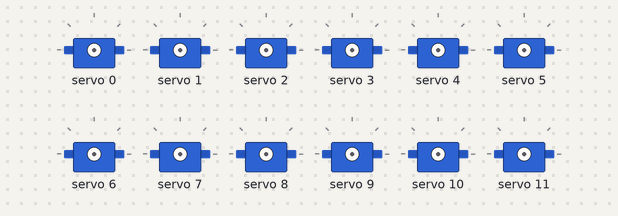
The sketch below on a simulated Arduino Uno, built with avr-gcc and run on an emulated ATmega328P. Shown: 12 × servo. What the sketch prints to the serial monitor is not drawn. At 11.8 s the program stops and its outputs stay as they are.

Above: at 0.0 s.
At 10.1 s:
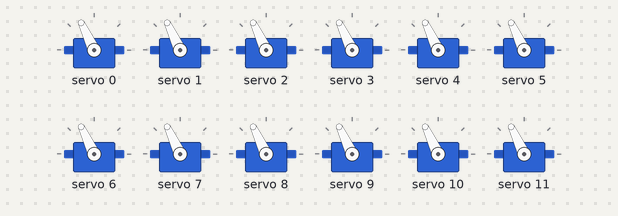
At 11.5 s:
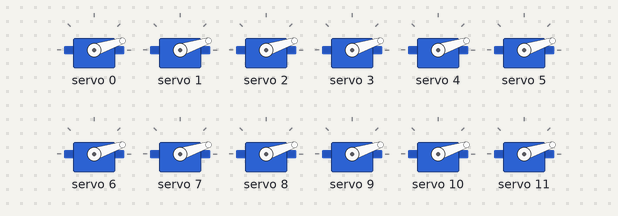
Timing chart, 0 to 13.0 s (numbered marks = the images above):
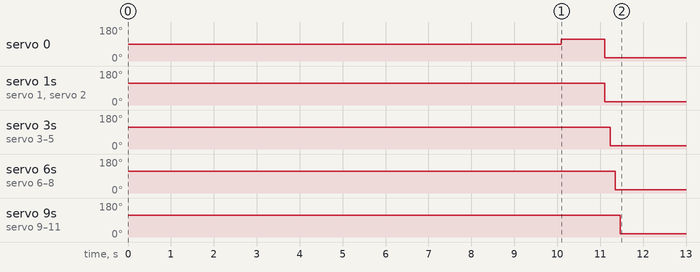

The sketch:

Morphex_V004.ino
```cpp
#include "Morphex_Utils.h"

Morphex_Utils Morphex;

int offsets[NUM_SERVOS] = { 0, 0, 0, 0, 0, 0, 0, 0, 0, 0, 0, 0, 0, 0, 0, 0, 0, 0};

void setup() {

  Serial.begin(115200);

  Morphex.begin(offsets);

}

void loop() {

  Morphex.stretch();
  delay(1000);

}
```

Morphex_Utils.cpp
```cpp
#include "Morphex_Utils.h"

void Morphex_Utils::begin(int *offsets) {

  for (int i = 0; i < NUM_SERVOS; i++) {
    _offsets[i] = *(offsets + i);
  }

  for (int i = 0; i < NUM_SERVOS; i++) {
    servos[i].number = i;
    if (i == 0 || i == 3 || i == 6 || i == 9 || i == 12 || i == 15) {
      servos[i].type = TABIA;
    } else if (i == 1 || i == 4 || i == 7 || i == 10 || i == 13 || i == 16) {
      servos[i].type = FEMUR;
    } else if (i == 2 || i == 5 || i == 8 || i == 11 || i == 14 || i == 17) {
      servos[i].type = COXA;
    } else if ((i % 2 == 0) && i > 17) {
      servos[i].type = ELBOW;
    } else if (i == 30) {
      servos[i].type = WALROLE;
    } else {
      servos[i].type = SHOULDER;
    }
    Serial.print("\n[INF]\t[SETUP]\tServo #" + (String)i + " has type " + (String)servos[i].type);
  }

#ifdef DEBUG
  Serial.println("\n[WARN]\t[SETUP]\tDebug mode is active, servos will probably move slowly and time-related functions might not work as intended!");
  Serial.println("\t\tTo disable debug mode, comment out line 12 in Morphex_Utils");
  Serial.print("\t\tResuming setup in ");

  for (int i = 10; i > 0; i--) {
    Serial.print(i);
    delay(250);
    for (int j = 0; j < 3; j++) {
      Serial.print('.');
      delay(250);
    }
  }
  Serial.print("\n[INF]\t[SETUP]\tStarting PWM ... ");
#endif
  pwm.begin();
  pwm.begin();
#ifdef DEBUG
  Serial.println("Done!");
  Serial.print("[INF]\t[SETUP]\tSetting PWM frequency to ");
  Serial.print(PWM_FREQ);
  Serial.print(" Hz ... ");
#endif
  pwm.setPWMFreq(PWM_FREQ);
#ifdef DEBUG
  Serial.println("Done!");
  Serial.print("[INF]\t[SETUP]\tSetting all servos to default position ... ");
#endif
  reset();
#ifdef DEBUG
  Serial.println("Done!");
  Serial.println("[INF]\t[SETUP]\tSuccesfully started!");
#endif
}

void Morphex_Utils::reset() {
  for (int i = 0; i < NUM_SERVOS; i++)
  {
    pwmove(i, 90 + _offsets[i]);
  }

  delay(1000);

#ifdef DEBUG
  Serial.print("\n[INF]\t[RESET]\tResetting all variables ... ");
#endif
  origin.x = 0;
  origin.y = 0;
  origin.z = 0;

  for (int i = 0; i < NUM_LEGS; i++)
  {
    legs[i].number = i;
    legs[i].move = false;
    legs[i].x = 0;
    legs[i].y = 0;
    legs[i].z = 0;
  }
}

void Morphex_Utils::moveServo (uint8_t number, int deg, bool smooth, float speed) {

}

angleLeg* Morphex_Utils::traceLeg (uint8_t leg, float x, float y, float z, int resolution, uint8_t shape) {

  if ((legs[leg].x != x) || (legs[leg].y != y) || (legs[leg].z != z)) {
    pointLeg* path = new pointLeg[resolution];
    angleLeg* anglePath = new angleLeg[resolution];

    if (shape == 0) {
#ifdef DEBUG
      Serial.print("\n[INF]\t[TRACE]\tTracing leg #" + (String)leg + " from [" + (String)legs[leg].x + "; " + (String)legs[leg].y + "; " + (String)legs[leg].z + "] to [" + (String)x + "; " + (String)y + "; " + (String)z + "]");
#endif
      float stepX = (x - legs[leg].x) / (float)(resolution - 1);
      float stepY = (y - legs[leg].y) / (float)(resolution - 1);
      float stepZ = (z - legs[leg].z) / (float)(resolution - 1);
      Serial.print("\n\t\tStep:\t");
      Serial.print(stepX, 8);
      Serial.print("\t");
      Serial.print(stepY, 8);
      Serial.print("\t");
      Serial.print(stepZ, 8);
      Serial.println();
      for (int i = 0; i < resolution; i++) {
        path[i].x = stepX * (float)i + legs[leg].x;
        path[i].y = stepY * (float)i + legs[leg].y;
        path[i].z = stepZ * (float)i + legs[leg].z;
                Serial.print("\n\t\tPath:\t" + (String)path[i].x + "\t" + (String)path[i].y + "\t" + (String)path[i].z + "\t");
      }
    }

    legs[leg].x = x;
    legs[leg].y = y;
    legs[leg].z = z;

#ifdef DEBUG
    Serial.print("\n\t\tTrace parameters:\tL1\tL\tgamma\talpha\tbeta");
#endif

    for (int i = 0; i < resolution; i++) {
      float L1 = sqrt(pow(path[i].x, 2) + pow(path[i].y, 2));
      float L = sqrt(pow(path[i].z, 2) + pow((L1 - Coxa), 2));

      float gamma = atan2(path[i].x, path[i].y);
      anglePath[i].gamma = RadDeg(gamma) + 45 ;

      float alpha_1 = acos( path[i].z / L );
      float alpha_2 = acos( (pow(L, 2) + sq(Femur) - pow(Tibia, 2) ) / (2 * Femur * L) );
      float alpha = alpha_1 + alpha_2;
      anglePath[i].alpha = RadDeg(alpha);

      float beta = acos( (pow(Tibia, 2) + pow(Femur, 2) - pow(L, 2) ) / (2 * Tibia * Femur) );
      anglePath[i].beta = RadDeg(beta);

#ifdef DEBUG
      Serial.print("\n\t\t\t\t\t" + (String)L1 + "\t" + (String)L + "\t" + (String)anglePath[i].gamma + "\t" + (String)anglePath[i].alpha + "\t" + (String)anglePath[i].beta);
#endif
    }

    delete path;

    return anglePath;
  } else {
    Serial.print("\n[WARN]\t[TRACE]\t No new path!!");
    angleLeg* anglePath = new angleLeg[0];
    return anglePath;
  }
}


void Morphex_Utils::setLegs(leg *legs, uint8_t shape) {
  const int resolution = 50;
  uint8_t totalMove = 0;
  uint8_t toMove[6] = {255, 255, 255, 255, 255, 255};

  for (int i = 0; i < 6; i++) {
    if (legs[i].move) {
      toMove[totalMove] = legs[i].number;
      totalMove++;
    }
  }

  angleLeg paths[totalMove][resolution];
  for (int i = 0; i < totalMove; i++) {
    angleLeg* tmp = traceLeg(toMove[i], legs[toMove[i]].x, legs[toMove[i]].y, legs[toMove[i]].z, resolution, shape);
    for (int j = 0; j < resolution; j++) {
      paths[i][j] = *(tmp + j);
    }
    delete[] tmp;
  }
  for (int i = 0; i < totalMove; i++) {
    for (int j = 0; j < resolution; j++) {
      pwmove(Gamma[toMove[i]], paths[i][j].gamma);
      pwmove(Alpha[toMove[i]], paths[i][j].alpha);
      pwmove(Beta[toMove[i]], paths[i][j].beta);
    }
  }

  for (int i = 0; i < 6; i++) {
    legs[i].move = false;
  }

  for (int i = 0; i < totalMove; i++)
    delete[] paths[i];
  delete[] paths;
}

void Morphex_Utils::stretch(void) {

  leg legs[6] = {{0, true, 0, 0, 0}, {1, true, 0, 0, 0}, {2, true, 0, 0, 0}, {3, true, 0, 0, 0}, {4, true, 0, 0, 0}, {5, true, 0, 0, 0}};

  for (int i = 0; i < 6; i++) {
    legs[i].move = true;
    legs[i].x = 0;
    legs[i].y = 0;
    legs[i].z = 0;
  }
  setLegs(legs, 0);

  legs[1] = {1, true, 50, 50, 35};
  setLegs(legs, 0);
  legs[1] = {1, true, 75, 75, 50};
  setLegs(legs, 0);
  legs[1] = {1, true, 100, 100, 70};
  setLegs(legs, 0);
  legs[1] = {1, true, 100, 100, 100};
  setLegs(legs, 0);
}

void Morphex_Utils::turnLeg(uint8_t leg, float gamma) {


}


int Morphex_Utils::pulseLength(int deg) {
  return map(deg, 0, 180, SERVOMIN, SERVOMAX);
}

void Morphex_Utils::pwmove(uint8_t i, int deg) {
  pwm.setPWM(i, 0, pulseLength(deg + _offsets[i]));
  servos[i].position = deg;
}


float Morphex_Utils::DegRad (float Deg) {
  // transform degrees to radians
  return ((Deg * PI) / 180);
}

float Morphex_Utils::RadDeg (float Rad) {
  // transform radians to degrees
  return ((Rad * 180) / PI);
}
```

Morphex_Utils.h
```cpp
#ifndef _MORPHEX_Utilities_H
#define _MORPHEX_Utilities_H

#if ARDUINO >= 100
 #include "Arduino.h"
#else
 #include "WProgram.h"
#endif

#include <Adafruit_PWMServoDriver.h>

#define DEBUG

// PCA9650 specifications
#define PWM_FREQ 50
#define NUM_SERVOS 18
#define NUM_LEGS 6

// Directions
#define FORWARD   0
#define BACKWARD  1
#define LEFT      2
#define RIGHT     3

// Units
#define M  1
#define CM 100
#define MM 1000

// Servo specifications
#define SERVOMIN    150
#define SERVOMAX    560

// LEGS
#define TABIA 0
#define FEMUR 1
#define COXA  2

// ARM
#define SHOULDER 3
#define ELBOW 4

// Servo for walking or roling
#define WALROLE 5

// Maximum and minimum of the robot
#define HORIZ_MAX   130
#define HORIZ_DEF   90
#define HORIZ_MIN   50
#define VERT_MAX    130
#define VERT_DEF    90
#define VERT_MIN    50

// Leg dimensions in mm
#define Tibia 91.8
#define Femur 80
#define Coxa 40.24


struct servo {
  uint8_t number;
  uint8_t type;
  int position;
};

struct body {
  float x;
  float y;
  float z;
  float facing;
};

struct pointLeg {
  float x;
  float y;
  float z;
};

struct angleLeg {
  float gamma;
  float alpha;
  float beta;
};

struct leg {
  uint8_t number;
  bool move;
  float x;
  float y;
  float z;
};

struct arm {
  uint8_t number;
  float a;
  float b;
};


class Morphex_Utils {
  public:
    void begin(int *offsets);
    void reset(void);

    void moveServo (uint8_t number, int deg, bool smooth, float speed);
    angleLeg* traceLeg (uint8_t leg, float x, float y, float z, int resolution, uint8_t shape);
    void setLegs(leg *legs, uint8_t shape);
    void turnLeg (uint8_t leg, float gamma);

    void stretch(void);

  private:
    int _offsets[NUM_SERVOS];
    servo servos[NUM_SERVOS];
    body origin;
    leg legs[NUM_LEGS];
    Adafruit_PWMServoDriver pwm = Adafruit_PWMServoDriver();
    uint8_t Gamma[6] = {0, 3, 6, 9, 12, 15};
    uint8_t Alpha[6] = {1, 4, 7, 10, 13, 16};
    uint8_t Beta[6] = {2, 5, 8, 11, 14, 17};

    void pwmove(uint8_t i, int deg);
    int pulseLength(int deg);

    float RadDeg (float Rad);
    float DegRad (float Deg);
};


#endif
```

Measured:
- by itself, servo 0: 90° → 115° at 10.1 s, → 18° 1.0 s later
- by itself, servo 1, servo 2: 115° → 18° at 11.1 s
- by itself, servo 3–5: 115° → 18° at 11.2 s
- by itself, servo 6–8: 115° → 18° at 11.4 s
- by itself, servo 9–11: 115° → 18° at 11.5 s
